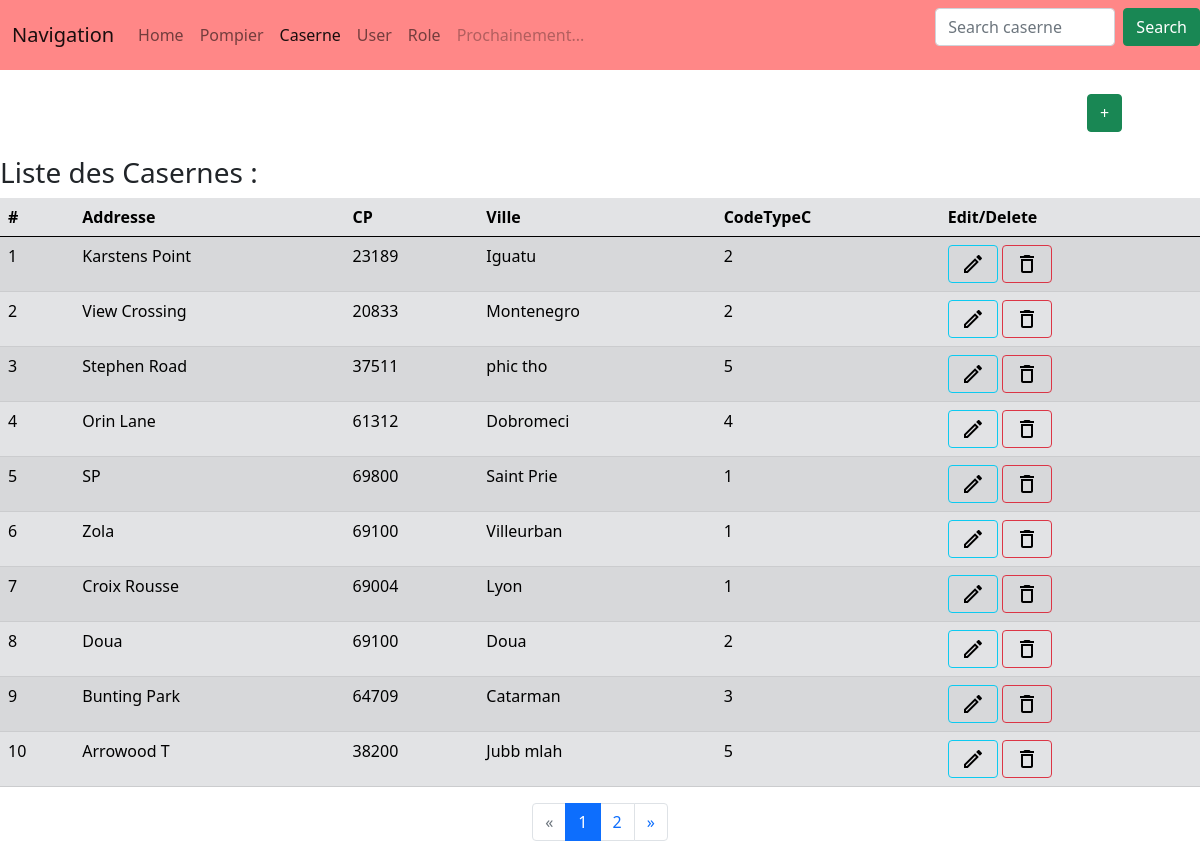
The page /caserne/affiche on the database its author committed.
### tables this page shows
CREATE TABLE `casernes` (
  `NumCaserne` int(11) NOT NULL,
  `Adresse` varchar(15) DEFAULT NULL,
  `CP` varchar(5) DEFAULT NULL,
  `Ville` varchar(10) DEFAULT NULL,
  `CodeTypeC` int(11) DEFAULT NULL,
  PRIMARY KEY (`NumCaserne`),
  KEY `FK_typeC` (`CodeTypeC`),
  CONSTRAINT `FK_typeC` FOREIGN KEY (`CodeTypeC`) REFERENCES `typecasernes` (`CodeTypeC`)
);

### app/utils/Renderer.php (called while the page is built, shortened)
<?php
class Renderer
{
    public static function render($file,array $data=null) : string
    {
        $path='../app/view/'.$file;
        include $path;
        $content = ob_get_contents();
        return $content;
    }
}
?>

### app/models/DAOCaserne.php (called while the page is built, shortened)
<?php
class DAOCaserne{
    private PDO $cnx;
    public function __construct($conn){
        $this->cnx = $conn;
    }
    public function findAll($offset=0,$limit=10) : Array{
        $SQL = 'SELECT NumCaserne ,Adresse ,CP ,Ville ,CodeTypeC FROM casernes LIMIT :lim OFFSET :offs;';
        $cnx=$this->cnx;
        $preparedStatement=$cnx->prepare($SQL);
        $preparedStatement->bindValue(':offs', $offset, PDO::PARAM_INT);
        $preparedStatement->bindValue(':lim', $limit, PDO::PARAM_INT);
        $preparedStatement->execute();
        $DesCaserne=array();
        while($row = $preparedStatement->fetch(\PDO::FETCH_ASSOC)){
            $DesCaserne[] = new Caserne($row['NumCaserne'],$row['Adresse'],$row['CP'],$row['Ville'],$row['CodeTypeC']);
        }
        return $DesCaserne;
    }
    public function count() : int {
        $sql = 'SELECT COUNT(*) as nbCaserne from casernes;';
        $statement = $this->cnx->query($sql);
        $nbCaserne = $statement->fetch(\PDO::FETCH_ASSOC);
        $nbCaserne = $nbCaserne['nbCaserne'];
        return $nbCaserne;
    }
}
?>

### autoloader.php (called while the page is built, shortened)
<?php
class InitContext {
    public static $USECLASSEXTENSION = 0;
    public static $NOUSECLASSEXTENSION = 1;
    private $directoriesList = array(
        "./",
        "classes/",
        "vendor/",
    );
    private $classNameType;
    function __construct($type=1) {
        $this->classNameType = $type;
    }
    function autoloader($class): bool {
        foreach ($this->directoriesList as $path) {
            if ($this->classNameType == self::$USECLASSEXTENSION) {
                $filename = __DIR__ . "/" . $path . str_replace('\\', '/', $class) . ".class.php";
            } elseif ($this->classNameType == self::$NOUSECLASSEXTENSION) {
                $filename = __DIR__ . "/" . $path . str_replace('\\', '/', $class) . ".php";
            }
            if (file_exists($filename) && is_readable($filename)) {
                if (class_exists($class)) {
                    return TRUE;
                }
            }
        }
        return false;
    }
}
?>

### app/models/Caserne.php (called while the page is built, shortened)
<?php
class Caserne{
   private int $NumCaserne;
   private $Adresse;
   private $CP;
   private $Ville;
   private $CodeTypeC;
   public function __construct($NumCaserne,$Adresse="",$CP="",$Ville="",$CodeTypeC)
   {
    $this->NumCaserne = $NumCaserne;
    $this->Adresse = $Adresse;
    $this->CP = $CP;
    $this->Ville = $Ville;
    $this->CodeTypeC = $CodeTypeC;
   }
    public function getNumCaserne(){
        return $this->NumCaserne;
    }
    public function getAdresse(){
        return $this->Adresse;
    }
    public function getCP(){
        return $this->CP;
    }
    public function getVille(){
        return $this->Ville;
    }
    public function getCodeTypeC(){
        return $this->CodeTypeC;
    }
}
?>

### app/view/view_caserne.php (the view, shortened to what this page needs)
<html>
<?php include "Head.php" ;?>
  <body>
    <?php $ActivePageName="caserne"; include "view_NavBarre.php"; ?>
    <br>
    <div class="container">
      <div class="row justify-content-end">
          <div class="col-1">
              <span data-bs-toggle="tooltip" data-bs-placement="top" title="Ajout de Caserne">
                  <button type="button" class="btn btn-success" data-bs-toggle="modal" data-bs-target="#createCaserneModal">+</button>
              </span>
          </div>
      </div>
    </div>
    <br>
    <div><h3>Liste des Casernes :</h3></div>
    <?php
    if (isset($_GET["page"])){
      $NumPage=$_GET["page"];
    }else{
      $NumPage=1;
    }
    if (isset($_GET["search"])){
      $NumLikes="&search=".intval($_GET["search"]);
    }else{
      $NumLikes="";
    }
    ?>
    <table id="tableCaserne" class="table table-striped table-hover table-Secondary .table-responsive" >
      <thead>
        <tr>
          <th data-bs-toggle="tooltip" data-bs-placement="top" title="NumCaserne Int(11)">#</th>
          <th data-bs-toggle="tooltip" data-bs-placement="top" title="Varchar(15)">Addresse</th>
          <th data-bs-toggle="tooltip" data-bs-placement="top" title="Varchar(5)">CP</th>
          <th data-bs-toggle="tooltip" data-bs-placement="top" title="Varchar(10)">Ville</th>
          <th data-bs-toggle="tooltip" data-bs-placement="top" title="Int(11)">CodeTypeC</th>
          <th>Edit/Delete</th>
        </tr>
      </thead>
      <tbody>
      <?php
      foreach ($LstCaserne as $Caserne){
  ?>
  <tr>
    <td><?php $id = $Caserne->getNumCaserne();echo $id;?></td>
    <td id="<?php echo $id.":Adresse"; ?>"><?php echo $Caserne->getAdresse(); ?></td>
    <td id="<?php echo $id.":CP"; ?>"><?php echo $Caserne->getCP(); ?></td>
    <td id="<?php echo $id.":Ville"; ?>"><?php echo $Caserne->getVille(); ?></td>
    <td id="<?php echo $id.":CodeTypeC"; ?>"><?php echo $Caserne->getCodeTypeC(); ?></std>
    <td><button id="<?php echo $id.":edit"; ?>" onclick="Edit(<?php echo $id; ?>)" type="button" class="btn btn-outline-info" data-bs-toggle="modal" data-bs-target="#editCaserneModal"><img class="fit-picture" src="/img/edit_black_24dp.svg" alt="edit"></button>
      <button id="<?php echo $id.":del"; ?>" onclick="ConfirmDelete(<?php echo $id; ?>)" type="button" class="btn btn-outline-danger" data-bs-toggle="modal" data-bs-target="#confirmDeleteCaserneModal"><img class="fit-picture" src="/img/delete_black_24dp.svg" alt="delete"></button></td>
  </tr>
  <?php
}
  ?>
  </tbody>
        </table>
<?php
function round_up($number, $precision = 1)
{
    $fig = (int) str_pad('1', $precision, '0');
    return (ceil($number * $fig) / $fig);
}
$nbPage=round_up($CountCaserne/10);
$index=1;
$classPreview="";
$classNext="";
if($NumPage==1){
  $classPreview="disabled";
}
?>
<footer>
  <nav aria-label="Page navigation">
    <ul class="pagination justify-content-center">
      <li class="page-item <?php echo $classPreview;?>">
        <a class="page-link" href="?page=<?php echo $NumPage-1,$NumLikes;?>" aria-label="Previous">
          <span aria-hidden="true">&laquo;</span>
        </a>
      </li>
      <?php
      while($index<=$nbPage){
        $isactive="";
        if ($index == $NumPage){
          $isactive="active";
        }
        ?>
        <li class="page-item <?php echo $isactive ?>"><a class="page-link" href="?page=<?php echo $index,$NumLikes;?>"><?php echo $index;?></a></li>
        <?php
        $index+=1;
      }
      ?>
      <li class="page-item <?php echo $classNext ?>">
        <a class="page-link" href="?page=<?php echo $NumPage+1,$NumLikes;?>" aria-label="Next">
        <span aria-hidden="true">&raquo;</span>
        </a>
      </li>
  </ul>
</nav>
</footer>
    </body>
</html>

### rows shown on the page
casernes: NumCaserne "1", Adresse "Karstens Point", CP "23189", Ville "Iguatu", CodeTypeC "2"
casernes: NumCaserne "2", Adresse "View Crossing", CP "20833", Ville "Montenegro", CodeTypeC "2"
casernes: NumCaserne "3", Adresse "Stephen Road", CP "37511", Ville "phic tho", CodeTypeC "5"
casernes: NumCaserne "4", Adresse "Orin Lane", CP "61312", Ville "Dobromeci", CodeTypeC "4"
casernes: NumCaserne "5", Adresse "SP", CP "69800", Ville "Saint Prie", CodeTypeC "1"
casernes: NumCaserne "6", Adresse "Zola", CP "69100", Ville "Villeurban", CodeTypeC "1"
casernes: NumCaserne "7", Adresse "Croix Rousse", CP "69004", Ville "Lyon", CodeTypeC "1"
casernes: NumCaserne "8", Adresse "Doua", CP "69100", Ville "Doua", CodeTypeC "2"
casernes: NumCaserne "9", Adresse "Bunting Park", CP "64709", Ville "Catarman", CodeTypeC "3"
casernes: NumCaserne "10", Adresse "Arrowood T", CP "38200", Ville "Jubb mlah", CodeTypeC "5"
